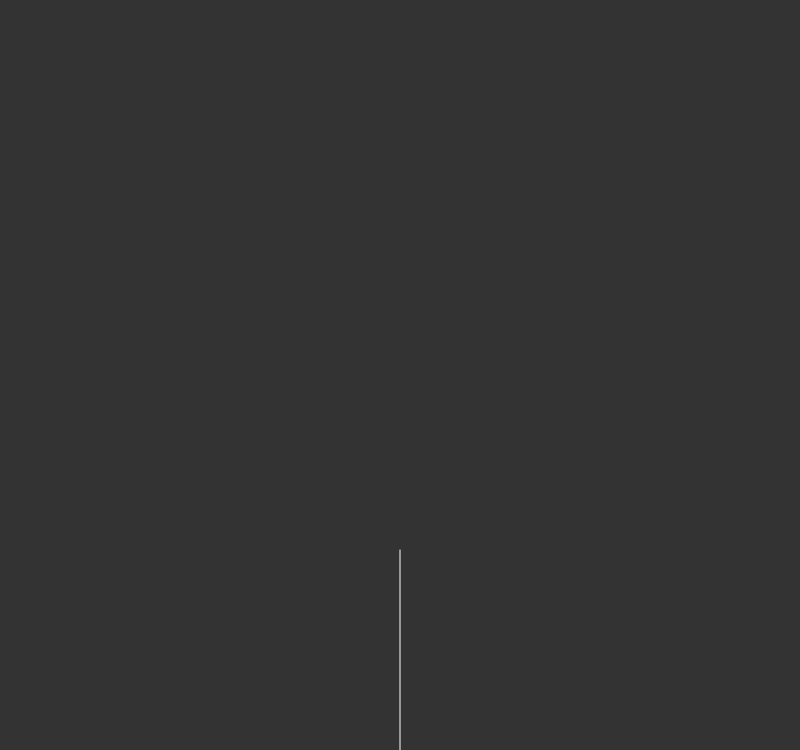
Frame 1 (no input)
Frame 60 (no input): identical to frame 1, image omitted
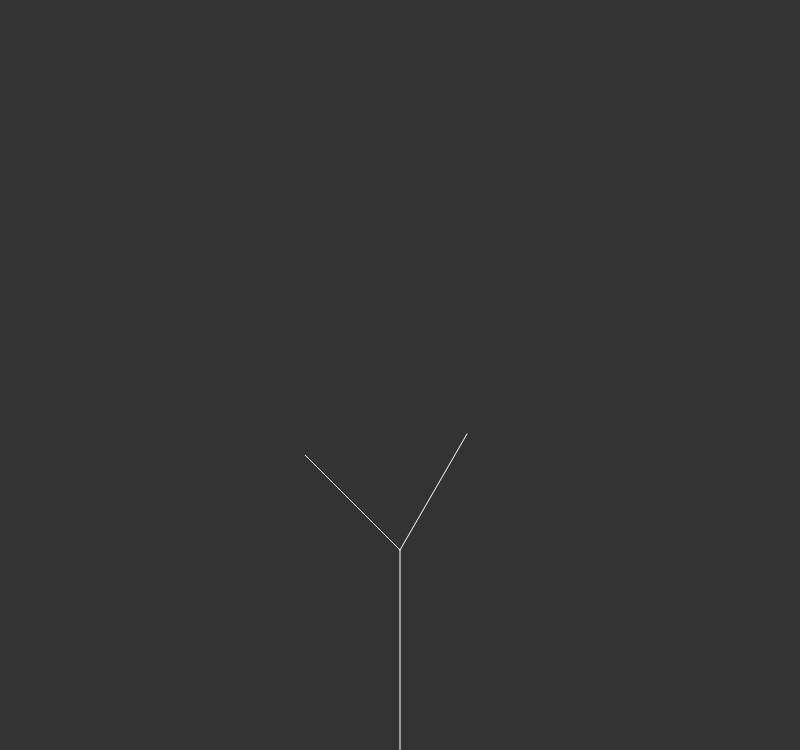
Frame 120 (the mouse pressed at the canvas centre since frame 60)

The p5.js sketch that drew these frames (run headless with seeded random() and noise() and a simulated clock; from frame 60 on, the mouse is pressed at the canvas centre):

// p5.js sketch
// ── sketch.js
// Coding Rainbow
// Daniel Shiffman
// http://patreon.com/codingtrain
// Code for: https://youtu.be/fcdNSZ9IzJM

var tree = [];
var leaves = [];
var slider;
var count = 0;

function setup() {
  createCanvas(800, 750);
  slider = createSlider(-5,5,0,0.1)
  var a = createVector(width / 2, height);
  var b = createVector(width / 2, height - 200);
  var root = new Branch(a, b);

  tree[0] = root;
}

function mousePressed() {
  for (var i = tree.length - 1; i >= 0; i--) {
    if (!tree[i].finished) {
      tree.push(tree[i].branchA());
      tree.push(tree[i].branchB());
    }
    tree[i].finished = true;
  }
  count++;

  if (count === 6) {
    for (var i = 0; i < tree.length; i++) {
      if (!tree[i].finished) {
        var leaf = tree[i].end.copy();
        leaves.push(leaf);
      }
    }
  }
}

function draw() {
  background(51);
  speed = slider.value();
  for (var i = 0; i < tree.length; i++) {
    tree[i].show();
    //tree[i].jitter();
  }

  for (var i = 0; i < leaves.length; i++) {
    fill(255, 0, 100, 100);
    noStroke();
    ellipse(leaves[i].x, leaves[i].y, 8, 8);
    if (leaves[i].y < height) {
      leaves[i].x += random(0, speed);
      leaves[i].y += random(0, 2);
    } else if (leaves[i].y >= height) {
      leaves[i].y = height;
    }
   }
}


// add breeze effect and leave leaves at the base of the tree
// take away mouseclick and have tree grow [x] levels in [time increment]
// when tree reaches max level show leaves
// .5 sec delay then blow leaves to side and fall and collect
// adjustable sliders for wind direction/force?
// add fruit in [random level] of tree generation
// button to shake tree proportional to level and dislodge fruit
// leaves change color before falling
// reset button OR reset after leaf animation
// ── branch.js
function Branch(begin, end) {
  this.begin = begin;
  this.end = end;
  this.finished = false;

  this.jitter = function () {
    this.end.x += random(-1, 1);
    this.end.y += random(-1, 1);
  };

  this.show = function () {
    stroke(255);
    line(this.begin.x, this.begin.y, this.end.x, this.end.y);
  };

  this.branchA = function () {
    var dir = p5.Vector.sub(this.end, this.begin);
    dir.rotate(PI / 6);
    dir.mult(0.67);
    var newEnd = p5.Vector.add(this.end, dir);
    var b = new Branch(this.end, newEnd);
    return b;
  };
  this.branchB = function () {
    var dir = p5.Vector.sub(this.end, this.begin);
    dir.rotate(-PI / 4);
    dir.mult(0.67);
    var newEnd = p5.Vector.add(this.end, dir);
    var b = new Branch(this.end, newEnd);
    return b;
  };
}
